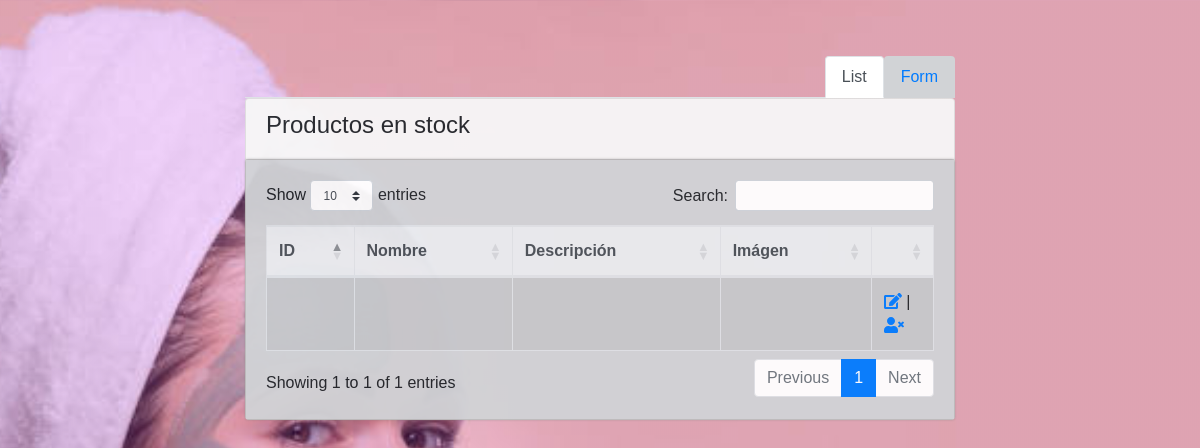
Page /producto.php on the earlier database version.
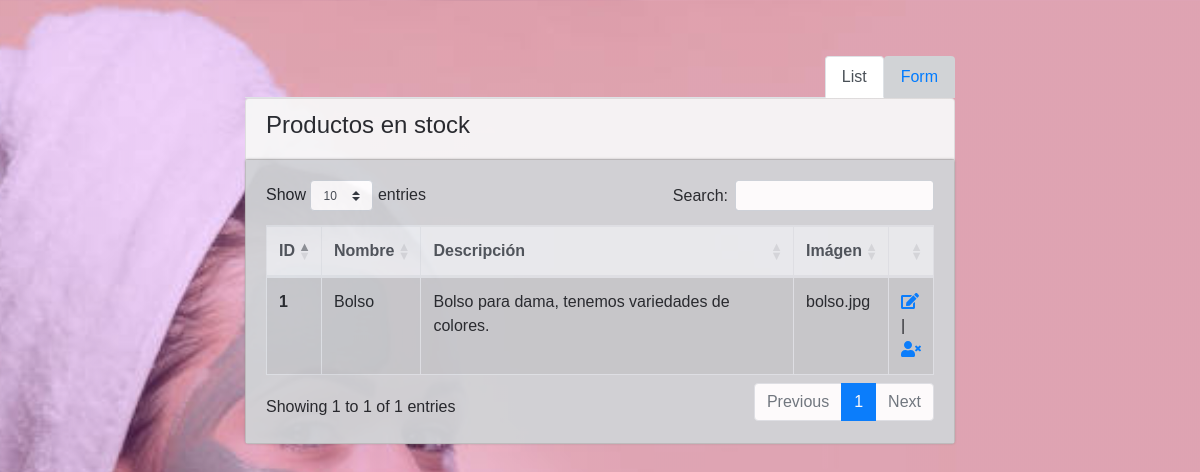
Same page on the later database version.
### tables this page shows
CREATE TABLE `producto` (
  `id_prod` int(5) NOT NULL,
  `nom_prod` varchar(20) NOT NULL,
  `desc_prod` varchar(100) NOT NULL,
  `img_prod` varchar(100) NOT NULL
);

### php/crud.php (called while the page is built, shortened)
<?php
    $con=conectar();
    $sql="SELECT * FROM producto";
    $query=mysqli_query($con,$sql);
    $row=mysqli_fetch_array($query);
?>

### producto.php (the view, shortened to what this page needs)
<?php
    include("php/crud.php");
?>
<!DOCTYPE html>
<html lang="en" xmlns:th="http://www.thymeleaf.org">
<head>
	<link rel="stylesheet"
		href="https://maxcdn.bootstrapcdn.com/bootstrap/4.0.0/css/bootstrap.min.css">
	<link rel="stylesheet"
		href="https://use.fontawesome.com/releases/v5.0.8/css/solid.css">
        <link rel="stylesheet" href="css/estilos.css">
        <link rel="stylesheet" href="https://cdnjs.cloudflare.com/ajax/libs/twitter-bootstrap/4.1.1/css/bootstrap.css">
        <link rel="stylesheet" href="https://cdn.datatables.net/1.10.19/css/dataTables.bootstrap4.min.css">
</head>
<body>
    <div class="container">
	    <div class="mx-auto col-sm-8 main-section" id="myTab" role="tablist">
            <ul class="nav nav-tabs justify-content-end">
                <li class="nav-item">
                <a class="nav-link active" id="list-tab" data-toggle="tab" href="#list" role="tab" aria-controls="list" aria-selected="false">List</a>
                </li>
                <li class="nav-item">
                <a class="nav-link" id="form-tab" data-toggle="tab" href="#form" role="tab" aria-controls="form" aria-selected="true">Form</a>
                </li>
            </ul>
            <div class="tab-content" id="myTabContent">
                <div class="tab-pane fade show active" id="list" role="tabpanel" aria-labelledby="list-tab">
                    <div class="card">
                        <div class="card-header">
                            <h4>Productos en stock</h4>
                        </div>
                        <div class="card-body">
                            <div class="table-responsive">
                                <table id="userList" class="table table-bordered table-hover table-striped">
                                    <thead class="thead-light">
                                    <tr>
                                        <th scope="col">ID</th>
                                        <th scope="col">Nombre</th>
                                        <th scope="col">Descripción</th>
                                        <th scope="col">Imágen</th>
                                        <th></th>
                                    </tr>
                                    </thead>
                                    <tbody>
                                    <tr>
                                        <th scope="row"><?php echo $row['id_prod']?></th>
                                        <td><?php echo $row['nom_prod']?></td>
                                        <td><?php echo $row['desc_prod']?></td>
                                        <td><?php echo $row['img_prod']?></td>
                                        <td>
                                            <a href="#"><i class="fas fa-edit"></i></a> | <a href="#"><i class="fas fa-user-times"></i></a>
                                        </td>
                                    </tr>
                                    </tbody>
                                </table>
                            </div>
                        </div>
                    </div>
                </div>
        </div>
	</div>
</body>
</html>

### css/estilos.css (style rules this page uses)
body { background-image: linear-gradient(rgba(204, 51, 255,0.2),rgba(204, 51, 255,0.2)),url(../IMAGENES/background.jpg); background-size: cover; background-position: center; height: 100vh; }
.main-section { margin:0 auto; margin-top:5%; }
.card { opacity: .95; }
.card-body { background-color: #d1d3d6; box-shadow: 0px 0px 3px #848484; }
.nav-tabs .nav-item a:not(.active) { background-color: #d1d3d6; }
.nav-tabs { border-bottom:0px; }

Differences in the rows shown:
added producto: id_prod "1", nom_prod "Bolso", desc_prod "Bolso para dama, tenemos variedades de colores.", img_prod "bolso.jpg"
